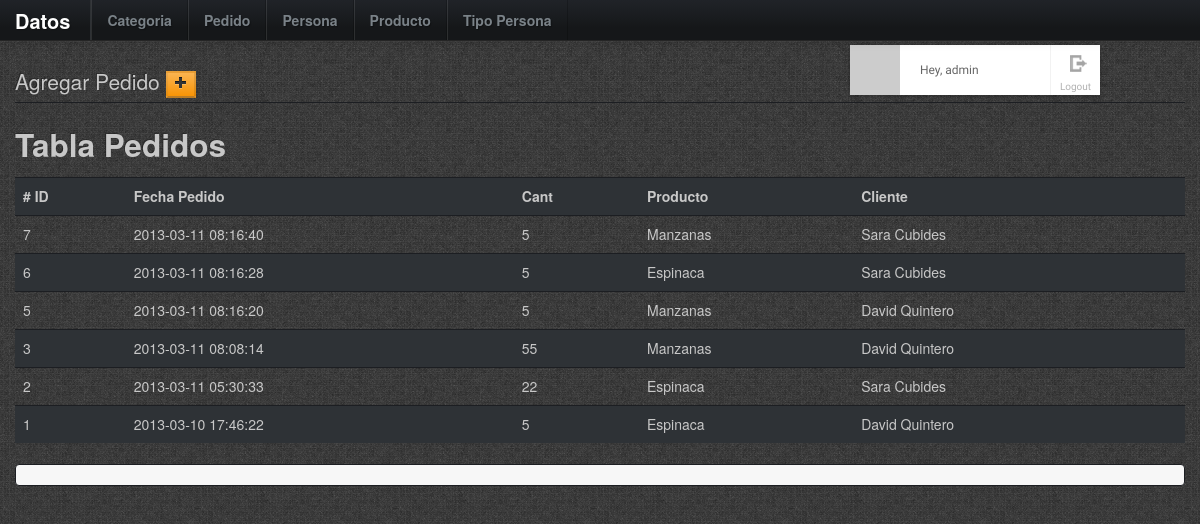
Page /pedido.php (signed in) on the committed database.
### tables this page shows
CREATE TABLE IF NOT EXISTS `pedido` (
  `idPedido` int(11) NOT NULL,
  `pedi_fech` timestamp NULL DEFAULT NULL,
  `pedi_cant` varchar(45) DEFAULT NULL,
  `Personas_idPersona` int(11) NOT NULL,
  `idProducto` int(11) DEFAULT NULL,
  PRIMARY KEY (`idPedido`,`Personas_idPersona`),
  KEY `fk_Pedido_Personas1_idx` (`Personas_idPersona`),
  KEY `idProducto` (`idProducto`)
);

CREATE TABLE IF NOT EXISTS `producto` (
  `idProducto` int(11) NOT NULL,
  `prod_nomb` varchar(45) DEFAULT NULL,
  `prod_desc` varchar(45) DEFAULT NULL,
  `prod_prec_comp` int(11) DEFAULT NULL,
  `prod_prec_vent` int(11) DEFAULT NULL,
  `prod_ruta_imag` varchar(45) DEFAULT NULL,
  `categoria_idCategoria` int(11) NOT NULL,
  PRIMARY KEY (`idProducto`,`categoria_idCategoria`),
  KEY `fk_producto_categoria_idx` (`categoria_idCategoria`)
);

CREATE TABLE IF NOT EXISTS `persona` (
  `idPersona` int(11) NOT NULL,
  `pers_nomb` varchar(45) DEFAULT NULL,
  `pers_apel` varchar(45) DEFAULT NULL,
  `pers_tele` varchar(45) DEFAULT NULL,
  `pers_dire` varchar(45) DEFAULT NULL,
  `TipoPersona_idTipoPersona` int(11) NOT NULL,
  PRIMARY KEY (`idPersona`,`TipoPersona_idTipoPersona`),
  KEY `fk_Personas_TipoPersona1_idx` (`TipoPersona_idTipoPersona`)
);

### web/classes/Database.class.php (called while the page is built, shortened)
<?php
class Database
{
    private $connection = null;
    public function __construct()
    {
        if (!$this->connection) {
            $this->connection = new mysqli(DB_HOST, DB_USER, DB_PASS, DB_NAME);
            return (!$this->connection->connect_errno ? true : false);
        }
    }
    public function getDatabaseConnection()
    {
        return $this->connection;
    }
}

### web/classes/Login.class.php (called while the page is built, shortened)
<?php
class Login {
    private     $user_is_logged_in          = false;
    public function __construct(Database $db) {
        $this->connection = $db->getDatabaseConnection();
    }
    private function loginWithSessionData() {
        $this->user_is_logged_in = true;
    }
    public function isUserLoggedIn() {
        return $this->user_is_logged_in;
    }
    public function displayRegisterPage() {
        if (isset($_GET["register"])) {
            return true;
        } else {
            return false;
        }
    }
}

### web/libs/meekrodb.php (called while the page is built, shortened)
<?php
class DB {
  public static $error_handler = true;
  public static $throw_exception_on_error = false;
  protected static $mdb = null;
  public static function getMDB() {
    $mdb = DB::$mdb;
    if ($mdb === null) {
      $mdb = DB::$mdb = new MeekroDB();
    }
    if ($mdb->error_handler !== DB::$error_handler) $mdb->error_handler = DB::$error_handler;
    if ($mdb->throw_exception_on_error !== DB::$throw_exception_on_error) $mdb->throw_exception_on_error = DB::$throw_exception_on_error;
    return $mdb;
  }
  public static function query() { $args = func_get_args(); return call_user_func_array(array(DB::getMDB(), 'query'), $args); }
}
class MeekroDB {
  public $dbName = '';
  public $user = '';
  public $password = '';
  public $host = 'localhost';
  public $port = null;
  public $encoding = 'latin1';
  public $queryMode = 'queryAllRows';
  public $internal_mysql = null;
  public function __construct($host=null, $user=null, $password=null, $dbName=null, $port=null, $encoding=null) {
    if ($host === null) $host = DB::$host;
    if ($user === null) $user = DB::$user;
    if ($password === null) $password = DB::$password;
    if ($dbName === null) $dbName = DB::$dbName;
    if ($port === null) $port = DB::$port;
    if ($encoding === null) $encoding = DB::$encoding;
    $this->host = $host;
    $this->user = $user;
    $this->password = $password;
    $this->dbName = $dbName;
    $this->port = $port;
    $this->encoding = $encoding;
  }
  public function get() {
    $mysql = $this->internal_mysql;
    if ($mysql == null) {
      if (! $this->port) $this->port = ini_get('mysqli.default_port');
      $mysql = new mysqli($this->host, $this->user, $this->password, $this->dbName, $this->port);
      $mysql->set_charset($this->encoding);
      $this->internal_mysql = $mysql;
    }
    return $mysql;
  }
  protected function prependCall($function, $args, $prepend) {
    array_unshift($args, $prepend);
    return call_user_func_array($function, $args);
  }
  public function freeResult($result) {
    return $result->free();
  }
  public function parseQueryParams() {
    $args = func_get_args();
    if (count($args) < 2) return $args[0];
  }
  public function query() {
    $args = func_get_args();
    if ($this->queryMode == 'buffered' || $this->queryMode == 'unbuffered') {
      return $this->prependCall(array($this, 'queryHelper'), $args, $this->queryMode);
    } else {
      return call_user_func_array(array($this, 'queryAllRows'), $args);
    }
  }
  public function queryUnbuf() { $args = func_get_args(); return $this->prependCall(array($this, 'queryHelper'), $args, 'unbuffered'); }
  protected function queryHelper() {
    $args = func_get_args();
    $type = array_shift($args);
    $is_buffered = ($type == 'buffered');
    $is_null = ($type == 'null');
    $sql = call_user_func_array(array($this, 'parseQueryParams'), $args);
    $db = $this->get();
    $result = $db->query($sql, $is_buffered ? MYSQLI_STORE_RESULT : MYSQLI_USE_RESULT);
    return $result;
  }
  public function queryAllRows() {
    $args = func_get_args();
    $query = call_user_func_array(array($this, 'queryUnbuf'), $args);
    $result = $this->fetchAllRows($query);
    return $result;
  }
  protected function checkError() {
    return false;
  }
  public function fetchRow($result = null) {
    return $result->fetch_assoc();
  }
  public function fetchAllRows($result = null) {
    $A = array();
    while ($row = $this->fetchRow($result)) {
      $A[] = $row;
    }
    return $A;
  }
}
?>

### web/pedido.php (the view, shortened to what this page needs)
<?php
$db    = new Database();
$login = new Login($db);
if ($login->displayRegisterPage()) {
        include("views/login/register.php");
} else {
    if ($login->isUserLoggedIn()) {
        include("views/login/logged_in.php");
    } else {
        header( 'Location: index.php' ) ;
    }
}
  $table_to_user = "pedido";
$result_producto    = DB::query("SELECT *
                                  FROM      {$table_to_user}
                                  ORDER BY  pedido.idPedido DESC");
$result_nomb        = DB::query("SELECT     persona.pers_nomb, persona.pers_apel
                                  FROM      pedido, persona
                                  WHERE     pedido.Personas_idPersona =  persona.idPersona
                                  ORDER BY  pedido.idPedido");
$result_detalle     = DB::query("SELECT     producto.prod_nomb
                                  FROM      producto, pedido
                                  WHERE     producto.idProducto =  pedido.idProducto
                                  ORDER BY  pedido.idPedido");
?>
<!DOCTYPE html>
<html lang="en">
  <?php include_once 'inc/header.php'; ?>
  <body>
  <?php include_once 'inc/menu.php'; ?>
  <div class="container">
  <legend> Agregar Pedido <button id="showcont"class="btn-warning " name="btnpedido"><i class='icon-plus'></i> </button></legend>
  <h2> Tabla Pedidos </h2>
  <table class="table table-striped">
  <tr class="success" >
    <th># ID </th>
    <th> Fecha Pedido  </th>
    <th> Cant </th>
    <th> Producto </th>
    <th> Cliente </th>
    <th> </th>
  </tr>
<?php
    for ( $i = 0; $i <count($result_producto); $i++) {
      echo "<tr>";
      echo "<td>";
      echo "{$result_producto[$i][idPedido]}";
      echo "</td>";
      echo "<td>";
      echo "{$result_producto[$i][pedi_fech]} ";
      echo "</td>";
      echo "<td>";
      echo "{$result_producto[$i][pedi_cant]} ";
      echo "</td>";
      echo "<td>";
      echo "{$result_detalle[$i][prod_nomb]}";
      echo "</td>";
      echo "<td>";
      echo "{$result_nomb[$i][pers_nomb]} {$result_nomb[$i][pers_apel]}";
      echo "</td>";
      echo "<td>";
      echo "</td>";
      echo "</tr>";
    }
?>
  </table>
<?php
  echo "<pre>";
  echo "</pre>";
?>
    </div>
    <?php include_once 'inc/footer.php'; ?>
  </body>
</html>

### web/views/header/header.php (shortened to what this page needs)
<!DOCTYPE html>
<html>
    <head>
        <link href='views/css/style.css' rel='stylesheet' type='text/css' />
    </head>
    <body>

### web/views/login/logged_in.php
<?php include('views/header/header.php'); ?>
        <div style="position:absolute; top:45px; right:100px; background-color:#fff; box-shadow: 0 1px 5px rgba(0, 0, 0, 0.25); width:250px; height:50px;">
            <div id="login_avatar" style="width:50px; height:50px; float:left; margin:0; background-image: url('<?php echo "http://www.gravatar.com/avatar/" . md5( strtolower( trim( $_SESSION['user_email'] ) ) ) . "?d=mm&s=50"; ?>')">
            </div>
            <div style="width: 110px; height: 50px; float:left; margin:0; font-family: 'Droid Sans', sans-serif; color:#666666; font-size:12px; border:0; height:100%; line-height: 50px; padding-left:20px; padding-right: 20px; white-space: nowrap; overflow: hidden; text-overflow: ellipsis;">
                Hey, <?php echo $_SESSION['user_name']; ?>
            </div>
            <div class="login_logout">
                <a href="index.php?logout" style="width:49px; height:19px; padding-top: 31px; display:block; text-align: center; font-size:10px; font-family: 'Droid Sans', sans-serif; color:#666666; border:0; background: transparent; cursor: pointer;" >Logout</a>
            </div>
        </div>
<?php include('views/footer/footer.php'); ?>

### web/inc/header.php (shortened to what this page needs)
<head>
  <link href="css/bootstrap.css" rel="stylesheet">
  <link href="css/bootstrap-responsive.css" rel="stylesheet">
  <link href="css/css.css" rel="stylesheet">
</head>

### web/inc/menu.php
<div class="navbar navbar-inverse navbar-fixed-top">
  <div class="navbar-inner">
    <div class="container">
      <a class="brand" href="index.php"> Datos</a>
        <ul class="nav">
          <li><a href="categoria.php"> Categoria </a></li>
          <li><a href="pedido.php"> Pedido </a></li>
          <li><a href="personas.php"> Persona </a></li>
          <li><a href="producto.php"> Producto </a></li>
          <li><a href="tipopersona.php"> Tipo Persona </a></li>
        </ul>
    </div>
  </div>
</div>

### web/views/css/style.css (style rules this page uses)
html, body, div, span, applet, object, iframe, h1, h2, h3, h4, h5, h6, p, blockquote, pre, a, abbr, acronym, address, big, cite, code, del, dfn, em, img, ins, kbd, q, s, samp, small, strike, strong, sub, sup, tt, var, b, u, i, center, dl, dt, dd, ol, ul, li, fieldset, form, label, legend, table, caption, tbody, tfoot, thead, tr, th, td, article, aside, canvas, details, embed, figure, figcaption, footer, header, hgroup, menu, nav, output, ruby, section, summary, time, mark, audio, video { margin: 0; padding: 0; border: 0; font-size: 100%; font: inherit; vertical-align: baseline; }
body { line-height: 1; }
ol, ul { list-style: none; }
table { border-collapse: collapse; border-spacing: 0; }
body { background-image: url("../img/wild_oliva.png"); }
.login_logout { float:right; width: 49px; height: 50px; background-image: url('../img/icon_logout.png'); background-position: center 7px; background-repeat: no-repeat; opacity: 0.5; cursor: pointer; border-left: 1px solid #e6e6e6; transition: opacity 1s; -moz-transition: opacity 1s; -webkit-transition: opacity 1s; -o-transition: opacity 1s; }
.login_logout a, .login_logout a:hover { text-decoration: none; }
#login_avatar { width: 125px; height: 125px; float:left; margin:0; background-image: url("../img/avatar_01.png"); background-size: 100%; }

### web/css/css.css (style rules this page uses)
body { padding-top: 60px; }

### rows in the picture
pedido: idPedido "7", pedi_fech "2013-03-11 08:16:40", pedi_cant "5"
producto: prod_nomb "Manzanas"
persona: pers_nomb "Sara", pers_apel "Cubides"
pedido: idPedido "6", pedi_fech "2013-03-11 08:16:28", pedi_cant "5"
producto: prod_nomb "Espinaca"
pedido: idPedido "5", pedi_fech "2013-03-11 08:16:20", pedi_cant "5"
persona: pers_nomb "David", pers_apel "Quintero"
pedido: idPedido "3", pedi_fech "2013-03-11 08:08:14", pedi_cant "55"
pedido: idPedido "2", pedi_fech "2013-03-11 05:30:33", pedi_cant "22"
pedido: idPedido "1", pedi_fech "2013-03-10 17:46:22", pedi_cant "5"

### other values in the picture
$_SESSION['user_name'] "admin"
